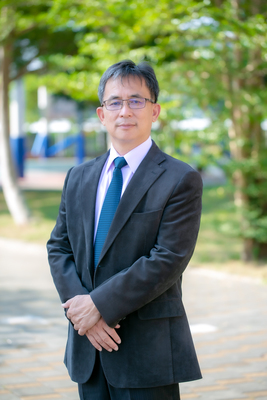
#> input picture test/testt.jpg, 267 x 400 px, found by its file name
$ python gen_hls_data.py
#> lines starting #> are read from the running program, lines starting #| are printed output that depends on the picture
#!/usr/bin/env python3
"""
gen_hls_data.py — Generate HLS test data for vj_evaluate_window_fixed.

Outputs: hls/hls_test_data.h  +  console analysis report.

Sections:
  1. Small crop II/SII as C arrays (target <= 64x64)
  2. Two golden test vectors (pass + reject), float == fixed confirmed
  3. Single-scale vj_scaled_feature_t table for the pass window size
  4. Full fixed-point cascade tables (stages / wcs / features_fixed)
  5. __int128 → ap_int<N> bit-width analysis (theoretical + empirical)
"""
import xml.etree.ElementTree as ET
import numpy as np
import cv2, os, sys, math

# ──────────────────────────────────────────────────────────
# Cascade parsing (mirrors verify scripts)
# ──────────────────────────────────────────────────────────
CASCADE_XML = "haarcascade_frontalface_default.xml"
WIN_W = WIN_H = 24
SCALE_FACTOR  = 1.2
Q_THRESH, Q_LRVAL = 15, 10
WCODE_NEG1, WCODE_POS2, WCODE_POS3 = 0, 1, 2

tree = ET.parse(CASCADE_XML)
#> (reads haarcascade_frontalface_default.xml from the repository)
cn   = tree.getroot().find(".//cascade")

def weight_to_code(w):
    return WCODE_NEG1 if w < 0 else (WCODE_POS2 if w < 2.5 else WCODE_POS3)

def apply_weight(rs, code):
    return -rs if code == WCODE_NEG1 else (rs<<1 if code == WCODE_POS2 else (rs<<1)+rs)

def to_q(v, bits):
    s = v * (1 << bits)
    return int(s + 0.5 if s >= 0 else s - 0.5)

# Float features
features_float = []
for feat in cn.find("features").findall("_"):
    rects = []
    for r in feat.find("rects").findall("_"):
        p = r.text.strip().split()
        rects.append((int(p[0]),int(p[1]),int(p[2]),int(p[3]),float(p[4])))
    features_float.append(rects)
NUM_FEATURES = len(features_float)

# Fixed-code features: (x,y,w,h,code)
features_code = [[(x,y,w,h,weight_to_code(wt)) for x,y,w,h,wt in rects]
                 for rects in features_float]

# Cascade tables (Python mirrors of vj_cascade_fixed_build)
stages_raw = []    # (st_f, [(fi, th_f, lv_f, rv_f)])
stages_fixed = []  # (st_q10, [(fi, th_q15, lv_q10, rv_q10)])
for stage in cn.find("stages").findall("_"):
    st_f = float(stage.find("stageThreshold").text.strip())
    wcs_f, wcs_q = [], []
    for wc in stage.find("weakClassifiers").findall("_"):
        internals = wc.find("internalNodes").text.strip().split()
        leafs     = wc.find("leafValues").text.strip().split()
        fi = int(internals[2]); th_f = float(internals[3])
        lv_f = float(leafs[0]); rv_f = float(leafs[1])
        wcs_f.append((fi, th_f, lv_f, rv_f))
        wcs_q.append((fi, to_q(th_f,Q_THRESH), to_q(lv_f,Q_LRVAL), to_q(rv_f,Q_LRVAL)))
    stages_raw.append((st_f, wcs_f))
    stages_fixed.append((to_q(st_f, Q_LRVAL), wcs_q))
NUM_STAGES = len(stages_fixed)

# Cumulative weak_start_idx
weak_all = []         # flat list of (fi, th_q15, lv_q10, rv_q10)
stage_meta = []       # (num_weak, weak_start_idx, stage_threshold_q10)
for (st_q10, wcs_q) in stages_fixed:
    stage_meta.append((len(wcs_q), len(weak_all), st_q10))
    weak_all.extend(wcs_q)
NUM_WEAK_TOTAL = len(weak_all)

# ──────────────────────────────────────────────────────────
# Integral image helpers
# ──────────────────────────────────────────────────────────
def build_ii(gray):
    g  = gray.astype(np.int64)
    ii  = np.zeros((gray.shape[0]+1, gray.shape[1]+1), dtype=np.int64)
    sii = np.zeros((gray.shape[0]+1, gray.shape[1]+1), dtype=np.int64)
    ii[1:,1:]  = np.cumsum(np.cumsum(g,    axis=0), axis=1)
    sii[1:,1:] = np.cumsum(np.cumsum(g**2, axis=0), axis=1)
    return ii, sii

def rsum(ii, x, y, w, h):
    return int(ii[y+h,x+w] - ii[y,x+w] - ii[y+h,x] + ii[y,x])

# ──────────────────────────────────────────────────────────
# Evaluators
# ──────────────────────────────────────────────────────────
def eval_float(ii, sii, wx, wy, ww, wh):
    inv = 1.0/(ww*wh)
    s  = rsum(ii,  wx,wy,ww,wh)
    sq = rsum(sii, wx,wy,ww,wh)
    mean = s*inv; var = sq*inv - mean*mean
    stdev = var**0.5 if var > 0 else 1.0
    sx=ww/WIN_W; sy=wh/WIN_H
    for (st_f, wcs_f) in stages_raw:
        ss = 0.0
        for (fi,th_f,lv_f,rv_f) in wcs_f:
            fv = sum(rsum(ii,wx+int(rx*sx),wy+int(ry*sy),max(1,int(rw*sx)),max(1,int(rh*sy)))*wt
                    for rx,ry,rw,rh,wt in features_float[fi]) * inv
            ss += lv_f if fv < th_f*stdev else rv_f
        if ss < st_f: return 0
    return 1

def _cmp4(L, T, va_sq, area):
    if va_sq <= 0: return L < T*area
    if T > 0:      return (L < 0) or  (L*L < T*T*va_sq)
    if T < 0:      return (L < 0) and (L*L > T*T*va_sq)
    return L < 0

def build_scaled_feats_table(ww, wh):
    sx=ww/WIN_W; sy=wh/WIN_H
    return [[(int(x*sx),int(y*sy),max(1,int(w*sx)),max(1,int(h*sy)),code)
             for x,y,w,h,code in rects]
            for rects in features_code]

def eval_fixed(ii, sii, wx, wy, ww, wh, sf):
    area = ww*wh; s=rsum(ii,wx,wy,ww,wh); sq=rsum(sii,wx,wy,ww,wh)
    va_sq = sq*area - s*s; scale_q = 1<<Q_THRESH
    for (st_q10, wcs_q) in stages_fixed:
        ss = 0
        for (fi,th_q15,lv_q10,rv_q10) in wcs_q:
            fv = sum(apply_weight(rsum(ii,wx+dx,wy+dy,rw,rh),code)
                    for dx,dy,rw,rh,code in sf[fi])
            ss += lv_q10 if _cmp4(fv*scale_q,th_q15,va_sq,area) else rv_q10
        if ss < st_q10: return 0
    return 1

# ──────────────────────────────────────────────────────────
# SECTION 1+2: Find pass/reject windows in testt.jpg
# ──────────────────────────────────────────────────────────
img  = cv2.imread("test/testt.jpg")
#> img is the input picture: shape (400, 267, 3); mean B, G, R 119, 141.7, 129.2
gray = cv2.cvtColor(img, cv2.COLOR_BGR2GRAY)
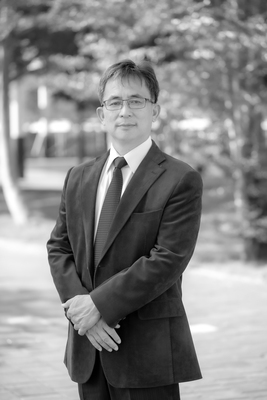
#> gray: shape (400, 267); min 0, max 255, mean 135.4
IMG_H, IMG_W = gray.shape
#> IMG_H = 400; IMG_W = 267
ii_full, sii_full = build_ii(gray)
#> in build_ii, `ii[1:,1:]  = np.cumsum(np.cumsum(g,    axis=0), axis=1)`:
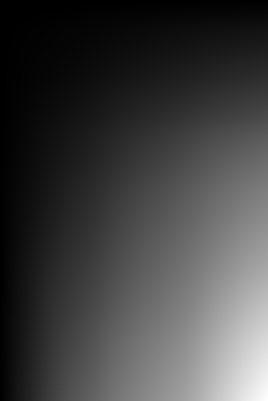
#> ii: shape (401, 268) int64; min 0, max 14460663, mean 3698738.4; drawn with min black and max white

print("Scanning testt.jpg for test vectors...")
pass_windows   = []
scale = 1.0
while True:
    ww = int(WIN_W*scale+0.5); wh = int(WIN_H*scale+0.5)
    if ww > IMG_W or wh > IMG_H: break
    ystep = 1 if scale > 2.0 else 2
    step  = max(1, int(ystep*scale+0.5))
    sf    = build_scaled_feats_table(ww, wh)
    for y in range(0, IMG_H-wh+1, step):
        for x in range(0, IMG_W-ww+1, step):
#> (the run stopped early here; a loop or call above may not have finished)
